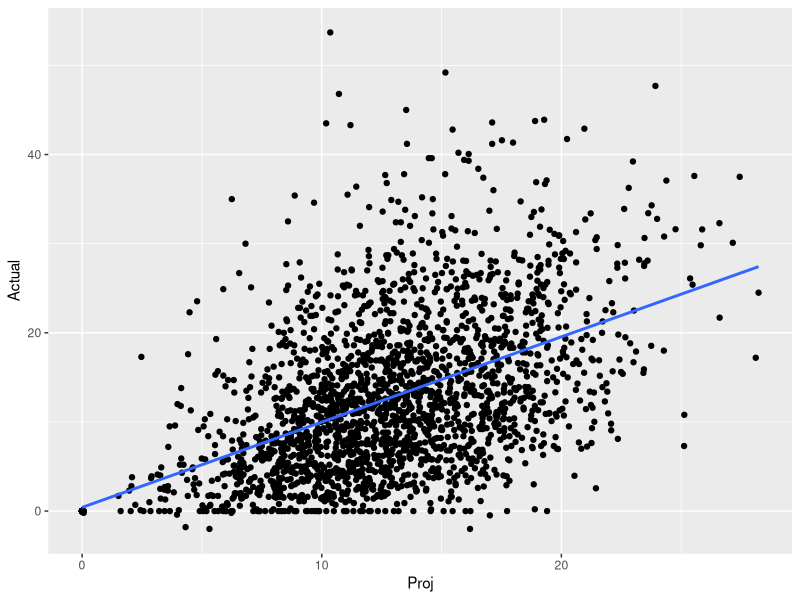
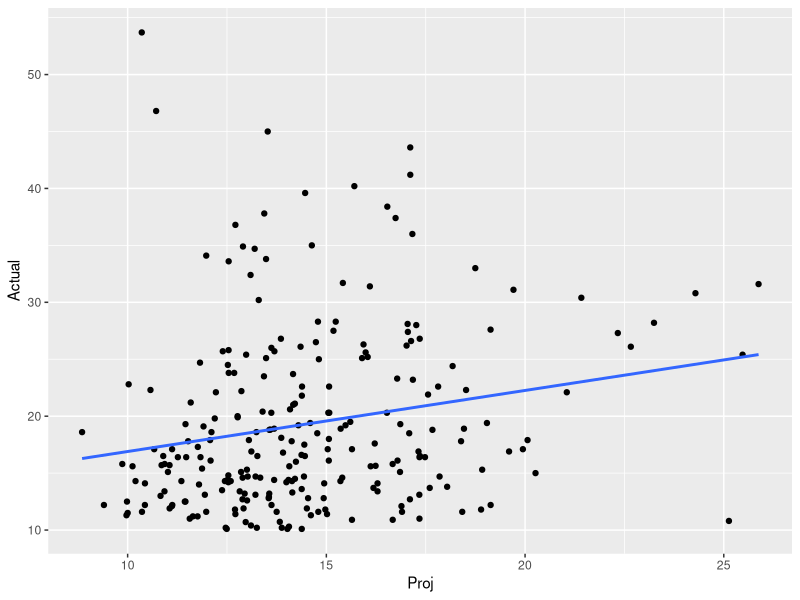
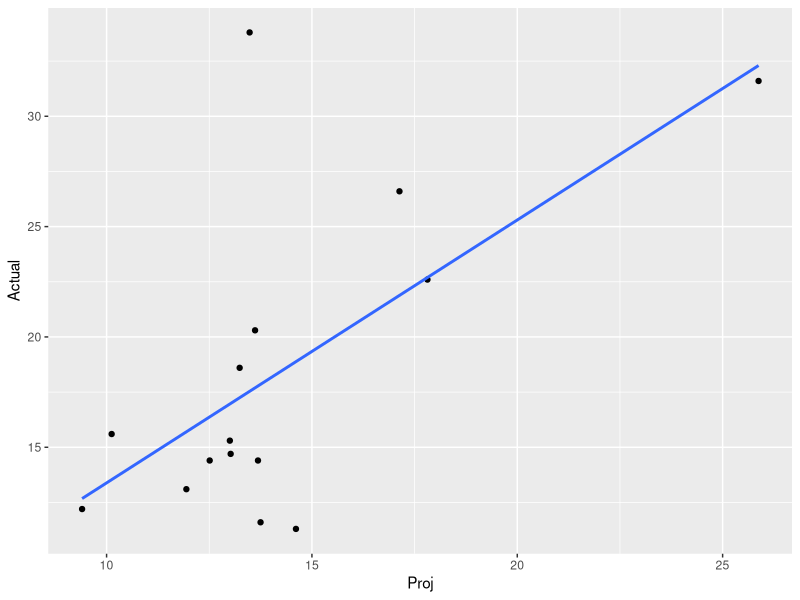
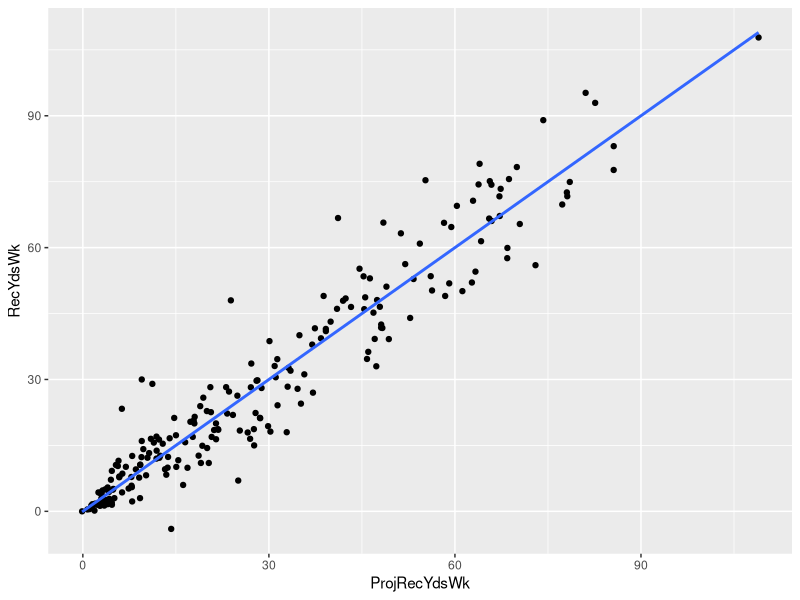
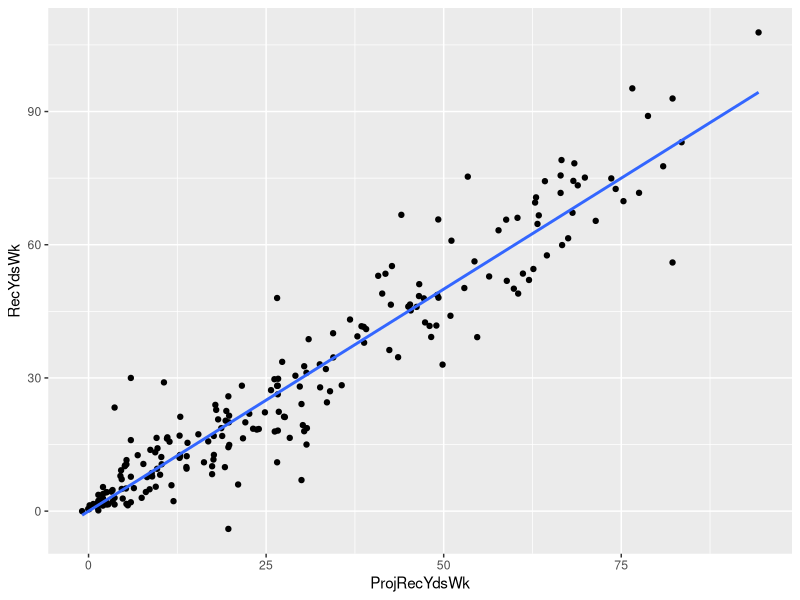
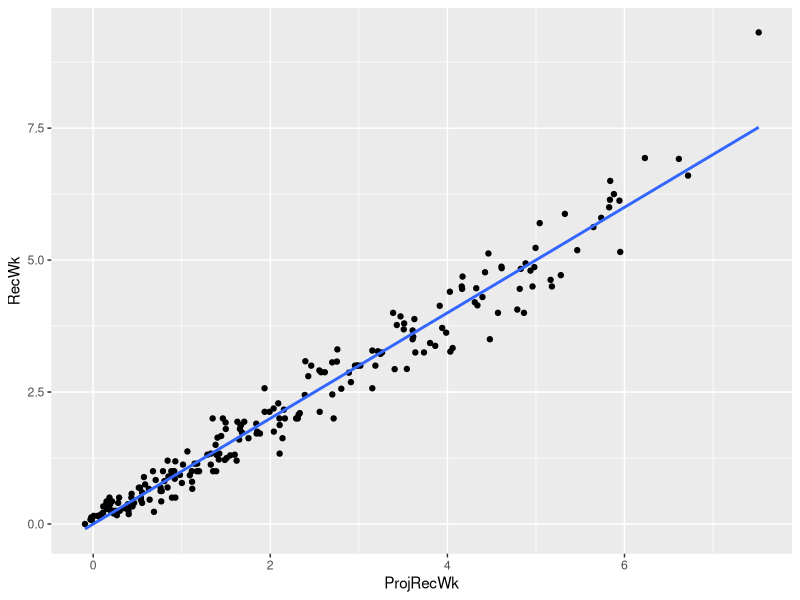
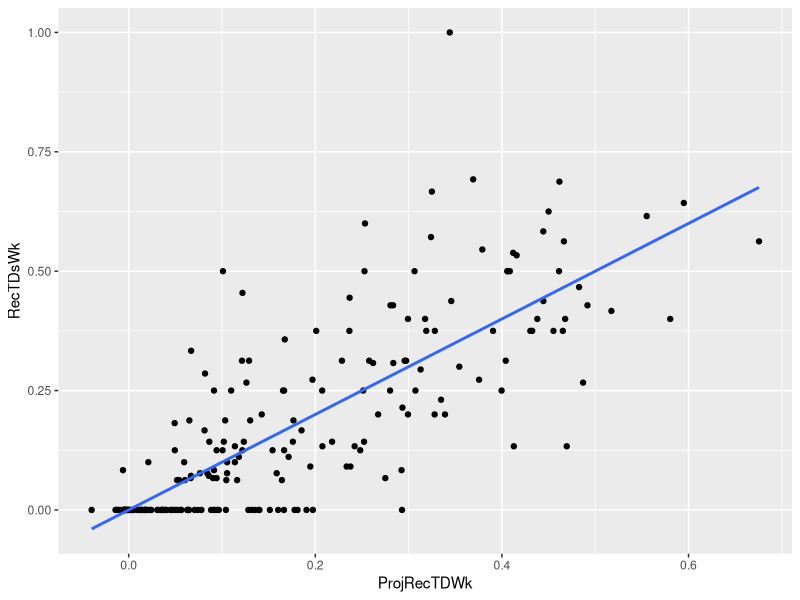
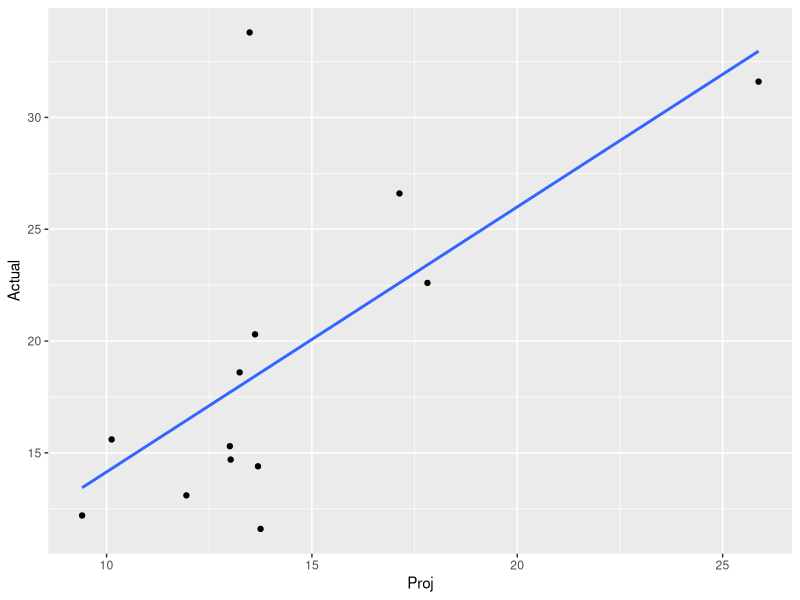

The R script that drew these images, in order:
# Load data
library(utils)
ESPN_Proj <- read.csv("2019FantasyESPN.csv")

# Visualize performance
library(ggplot2)
ggplot(ESPN_Proj, aes(x=Proj,y=Actual)) + geom_point() + geom_smooth(method = lm, se=FALSE)

# Count NA values
sum(is.na(ESPN_Proj$Actual))

# Linear model on performance
Lm <- lm(data = ESPN_Proj, Actual ~ Proj)
summary(Lm)
# plot(Lm)

# Filter for > 10 pts
library(tidyverse)
ESPN_Proj %>%
  mutate(Over10 = ifelse(Actual > 10, 1, 0)) -> ESPN_Proj

ESPN_Proj10 <- filter(ESPN_Proj, Over10 == 1)
#ESPN_Proj2 <- subset(ESPN_Proj, Actual > 10)
#ESPN_Proj3 <- filter(ESPN_Proj, Actual > 10)

# Filter for WRs > 10 pts
ESPN_WRs <- filter(ESPN_Proj10, Pos == "WR")

# WRs model for performance
ggplot(ESPN_WRs, aes(x=Proj,y=Actual))+geom_point()+geom_smooth(method=lm,se=FALSE)

Lm <- lm(data = ESPN_WRs, Actual ~ Proj)
summary(Lm)
# Use the code below to check the residual plot
# plot(Lm, 1)

# Filter for Wk 16
ESPN_WRs_Wk16 <- filter(ESPN_WRs, Week == 16)

# Wk 16 model for performance
ggplot(ESPN_WRs_Wk16, aes(x=Proj,y=Actual))+geom_point()+geom_smooth(method=lm,se=FALSE)

Lm <- lm(data = ESPN_WRs_Wk16, Actual ~ Proj)
summary(Lm)

# Grab season WR data
Yearly_Data <- read.csv("2019FantasyYearlyData.csv")
Yearly_Data <- filter(Yearly_Data, Yearly_Data$Pos == "WR")

# Add weekly data
Yearly_Data %>% 
  mutate(RecYdsWk = ReceivingYds / G) %>% 
  mutate(TgtWk = Tgt / G) %>% 
  mutate(PPW = FantasyPoints / G) %>% 
  mutate(RecTDsWk = ReceivingTD / G) %>% 
  mutate(RecWk = Rec / G) %>% 
  mutate(FumWk = FumblesLost / G) -> Yearly_Data

## Receiving yards
# Linear model for receiving yards
ProjRecYds <- lm(data = Yearly_Data, RecYdsWk ~ TgtWk+RecTDsWk+RecWk)

# Get projection
Yearly_Data$ProjRecYdsWk <- predict(ProjRecYds)

# Analyze projection performance
ggplot(Yearly_Data, aes(x=ProjRecYdsWk,y=RecYdsWk))+geom_point()+geom_smooth(method=lm,se=FALSE)
summary(ProjRecYds)

# Multicollinearity check
library(car)
vif(ProjRecYds)

# Rerun projections without receptions
# Linear model for receiving yards
ProjRecYds <- lm(data = Yearly_Data, RecYdsWk ~ TgtWk+RecTDsWk)

# Get projection
Yearly_Data$ProjRecYdsWk <- predict(ProjRecYds)

# Analyze projection
ggplot(Yearly_Data, aes(x=ProjRecYdsWk,y=RecYdsWk))+geom_point()+geom_smooth(method=lm,se=FALSE)
summary(ProjRecYds)

# Multicollinearity check
vif(ProjRecYds)

## Receptions
# Linear model for receptions
ProjRec <- lm(data = Yearly_Data, RecWk ~ RecYdsWk+TgtWk)

# Get projection
Yearly_Data$ProjRecWk <- predict(ProjRec)

# Analyze projection
ggplot(Yearly_Data, aes(x=ProjRecWk,y=RecWk))+geom_point()+geom_smooth(method=lm,se=FALSE)
summary(ProjRec)

# Multicollinearity check
vif(ProjRec)

## Receiving touchdowns
# Linear model for receiving touchdowns
ProjRecTD <- lm(data = Yearly_Data, RecTDsWk ~ RecYdsWk)

# Get projection
Yearly_Data$ProjRecTDWk <- predict(ProjRecTD)

# Analyze projection
ggplot(Yearly_Data, aes(x=ProjRecTDWk,y=RecTDsWk))+geom_point()+geom_smooth(method=lm,se=FALSE)
summary(ProjRecTD)

# Generate final projection
Yearly_Data$Our_Proj_PPW <- Yearly_Data$ProjRecWk + 6*Yearly_Data$ProjRecTDWk + 0.1*Yearly_Data$ProjRecYdsWk - 2*Yearly_Data$FumWk

## Combine both dataframes - join on player
Merge <- merge(ESPN_WRs_Wk16, Yearly_Data, by = "Player")

## ESPN model performance
ggplot(Merge, aes(x=Proj,y=Actual))+geom_point()+geom_smooth(method=lm,se=FALSE)

Lm <- lm(data = Merge, Actual ~ Proj)
summary(Lm)

## Our model performance
ggplot(Merge, aes(x=Our_Proj_PPW,y=Actual))+geom_point()+geom_smooth(method=lm,se=FALSE)

Lm <- lm(data = Merge, Actual ~ Our_Proj_PPW)
summary(Lm)
